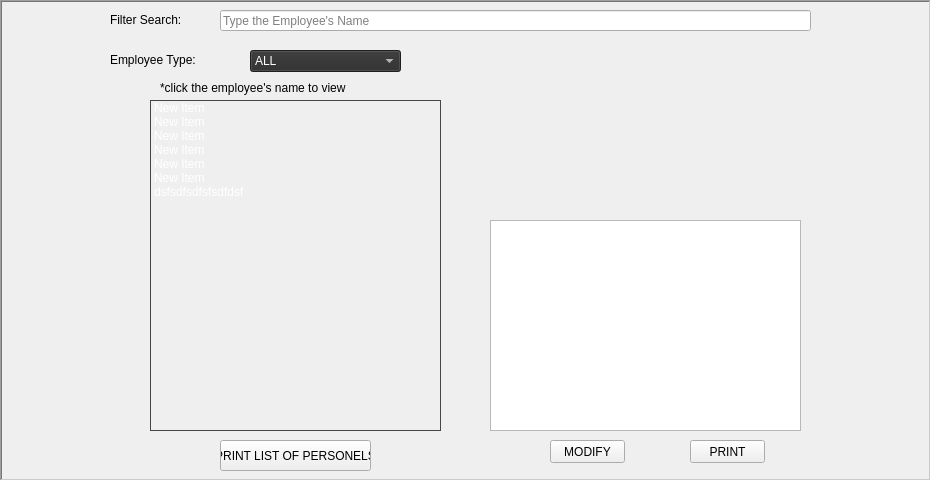
   <widget class="QFrame" name="frameList">
    <property name="geometry">
     <rect>
      <x>0</x>
      <y>90</y>
      <width>931</width>
      <height>481</height>
     </rect>
    </property>
    <property name="autoFillBackground">
     <bool>false</bool>
    </property>
    <property name="styleSheet">
     <string notr="true">*{background-color: rgb(250,250,250);
}

#textData{background-color: rgba(200, 200, 200, 215);}
#textData:hover{
background-color: rgba(255, 255, 255, 240);
}
#listE{
background-color: rgb(0, 0, 0,180);

color:white;
}

#listE:hover{
background-color: rgb(40, 40, 40);
color:white;
}

#pushPrint{
background-color: rgb(170, 0, 0);
border-radius:5px;
border-bottom:3px solid rgb(104, 0, 0);
border-right:3px solid  rgb(104, 0, 0);
transition: all 1s;
color:white;
}
#pushPrint:hover{
background-color: rgb(255, 85, 0);
border-bottom:3px solid rgb(255, 85, 0);
border-right:3px solid rgb(130, 43, 0);
}


#pushModify{
background-color: rgb(44, 44, 44);
border-radius:5px;
border-bottom:2px solid rgb(0, 0, 0);
border-right:2px solid  rgb(0, 0, 0);
transition: all 1s;
color:white;
}
#pushModify:hover{
background-color: rgb(0, 0, 0);
border-bottom:2px solid gray;
border-right:2px solid gray;
}
#lineSearch{
background:transparent;
border-bottom:1px solid  rgb(0,0,0,170);
border-left:1px solid  rgb(0,0,0,170);
border-top:1px solid  rgb(0,0,0,170);
border-right:1px solid  rgb(0,0,0,170);
border-radius:5px;
font: 9pt &quot;Century Gothic&quot;;

}

#pushPrint_2{
background-color: rgb(170, 0, 0);
border-radius:5px;
border-bottom:3px solid rgb(104, 0, 0);
border-right:3px solid  rgb(104, 0, 0);
transition: all 1s;
color:white;
}
#pushPrint_2:hover{
background-color: rgb(255, 85, 0);
border-bottom:3px solid rgb(255, 85, 0);
border-right:3px solid rgb(130, 43, 0);
}
#pic{
border-bottom:1px solid  rgb(0,0,0,170);
border-left:1px solid  rgb(0,0,0,170);
border-top:1px solid  rgb(0,0,0,170);
border-right:1px solid  rgb(0,0,0,170);
}
</string>
    </property>
    <property name="frameShape">
     <enum>QFrame::WinPanel</enum>
    </property>
    <property name="frameShadow">
     <enum>QFrame::Sunken</enum>
    </property>
    <widget class="QPushButton" name="pushPrint">
     <property name="geometry">
      <rect>
       <x>690</x>
       <y>440</y>
       <width>75</width>
       <height>23</height>
      </rect>
     </property>
     <property name="cursor">
      <cursorShape>PointingHandCursor</cursorShape>
     </property>
     <property name="styleSheet">
      <string notr="true"/>
     </property>
     <property name="text">
      <string>PRINT</string>
     </property>
    </widget>
    <widget class="QLineEdit" name="lineSearch">
     <property name="geometry">
      <rect>
       <x>220</x>
       <y>10</y>
       <width>591</width>
       <height>21</height>
      </rect>
     </property>
     <property name="placeholderText">
      <string>Type the Employee's Name</string>
     </property>
    </widget>
    <widget class="QTextEdit" name="textData">
     <property name="geometry">
      <rect>
       <x>490</x>
       <y>220</y>
       <width>311</width>
       <height>211</height>
      </rect>
     </property>
     <property name="styleSheet">
      <string notr="true"/>
     </property>
     <property name="html">
      <string>&lt;!DOCTYPE HTML PUBLIC &quot;-//W3C//DTD HTML 4.0//EN&quot; &quot;http://www.w3.org/TR/REC-html40/strict.dtd&quot;&gt;
&lt;html&gt;&lt;head&gt;&lt;meta name=&quot;qrichtext&quot; content=&quot;1&quot; /&gt;&lt;style type=&quot;text/css&quot;&gt;
p, li { white-space: pre-wrap; }
&lt;/style&gt;&lt;/head&gt;&lt;body style=&quot; font-family:'MS Shell Dlg 2'; font-size:8.25pt; font-weight:400; font-style:normal;&quot;&gt;
&lt;p style=&quot;-qt-paragraph-type:empty; margin-top:0px; margin-bottom:0px; margin-left:0px; margin-right:0px; -qt-block-indent:0; text-indent:0px;&quot;&gt;&lt;br /&gt;&lt;/p&gt;&lt;/body&gt;&lt;/html&gt;</string>
     </property>
    </widget>
    <widget class="QPushButton" name="pushModify">
     <property name="geometry">
      <rect>
       <x>550</x>
       <y>440</y>
       <width>75</width>
       <height>23</height>
      </rect>
     </property>
     <property name="cursor">
      <cursorShape>PointingHandCursor</cursorShape>
     </property>
     <property name="styleSheet">
      <string notr="true"/>
     </property>
     <property name="text">
      <string>MODIFY</string>
     </property>
    </widget>
    <widget class="QComboBox" name="comboList">
     <property name="geometry">
      <rect>
       <x>250</x>
       <y>50</y>
       <width>151</width>
       <height>22</height>
      </rect>
     </property>
     <property name="cursor">
      <cursorShape>PointingHandCursor</cursorShape>
     </property>
     <property name="styleSheet">
      <string notr="true">color: rgb(255, 255, 255);
background-color: rgb(44, 44, 44);</string>
     </property>
     <item>
      <property name="text">
       <string>ALL</string>
      </property>
     </item>
     <item>
      <property name="text">
       <string>TEACHING PERSONNEL</string>
      </property>
     </item>
     <item>
      <property name="text">
       <string>NON-TEACHING PERSONNEL</string>
      </property>
     </item>
     <item>
      <property name="text">
       <string>PART TIME</string>
      </property>
     </item>
     <item>
      <property name="text">
       <string>CONTRACT OF SERVICE</string>
      </property>
     </item>
     <item>
      <property name="text">
       <string>SEPARATED</string>
      </property>
     </item>
    </widget>
    <widget class="QListWidget" name="listE">
     <property name="geometry">
      <rect>
       <x>150</x>
       <y>100</y>
       <width>291</width>
       <height>331</height>
      </rect>
     </property>
     <property name="palette">
      <palette>
       <active>
        <colorrole role="WindowText">
         <brush brushstyle="SolidPattern">
          <color alpha="255">
           <red>255</red>
           <green>255</green>
           <blue>255</blue>
          </color>
         </brush>
        </colorrole>
        <colorrole role="Button">
         <brush brushstyle="SolidPattern">
          <color alpha="180">
           <red>0</red>
           <green>0</green>
           <blue>0</blue>
          </color>
         </brush>
        </colorrole>
        <colorrole role="Text">
         <brush brushstyle="SolidPattern">
          <color alpha="255">
           <red>255</red>
           <green>255</green>
           <blue>255</blue>
          </color>
         </brush>
        </colorrole>
        <colorrole role="ButtonText">
         <brush brushstyle="SolidPattern">
          <color alpha="255">
           <red>255</red>
           <green>255</green>
           <blue>255</blue>
          </color>
         </brush>
        </colorrole>
        <colorrole role="Base">
         <brush brushstyle="NoBrush">
          <color alpha="255">
           <red>0</red>
           <green>0</green>
           <blue>0</blue>
          </color>
         </brush>
        </colorrole>
        <colorrole role="Window">
         <brush brushstyle="SolidPattern">
          <color alpha="180">
           <red>0</red>
           <green>0</green>
           <blue>0</blue>
          </color>
         </brush>
        </colorrole>
       </active>
       <inactive>
        <colorrole role="WindowText">
         <brush brushstyle="SolidPattern">
          <color alpha="255">
           <red>255</red>
           <green>255</green>
           <blue>255</blue>
          </color>
         </brush>
        </colorrole>
        <colorrole role="Button">
         <brush brushstyle="SolidPattern">
          <color alpha="180">
           <red>0</red>
           <green>0</green>
           <blue>0</blue>
          </color>
         </brush>
        </colorrole>
        <colorrole role="Text">
         <brush brushstyle="SolidPattern">
          <color alpha="255">
           <red>255</red>
           <green>255</green>
           <blue>255</blue>
          </color>
         </brush>
        </colorrole>
        <colorrole role="ButtonText">
         <brush brushstyle="SolidPattern">
          <color alpha="255">
           <red>255</red>
           <green>255</green>
           <blue>255</blue>
          </color>
         </brush>
        </colorrole>
        <colorrole role="Base">
         <brush brushstyle="NoBrush">
          <color alpha="255">
           <red>0</red>
           <green>0</green>
           <blue>0</blue>
          </color>
         </brush>
        </colorrole>
        <colorrole role="Window">
         <brush brushstyle="SolidPattern">
          <color alpha="180">
           <red>0</red>
           <green>0</green>
           <blue>0</blue>
          </color>
         </brush>
        </colorrole>
       </inactive>
       <disabled>
        <colorrole role="WindowText">
         <brush brushstyle="SolidPattern">
          <color alpha="255">
           <red>255</red>
           <green>255</green>
           <blue>255</blue>
          </color>
         </brush>
        </colorrole>
        <colorrole role="Button">
         <brush brushstyle="SolidPattern">
          <color alpha="180">
           <red>0</red>
           <green>0</green>
           <blue>0</blue>
          </color>
         </brush>
        </colorrole>
        <colorrole role="Text">
         <brush brushstyle="SolidPattern">
          <color alpha="255">
           <red>255</red>
           <green>255</green>
           <blue>255</blue>
          </color>
         </brush>
        </colorrole>
        <colorrole role="ButtonText">
         <brush brushstyle="SolidPattern">
          <color alpha="255">
           <red>255</red>
           <green>255</green>
           <blue>255</blue>
          </color>
         </brush>
        </colorrole>
        <colorrole role="Base">
         <brush brushstyle="NoBrush">
          <color alpha="255">
           <red>0</red>
           <green>0</green>
           <blue>0</blue>
          </color>
         </brush>
        </colorrole>
        <colorrole role="Window">
         <brush brushstyle="SolidPattern">
          <color alpha="180">
           <red>0</red>
           <green>0</green>
           <blue>0</blue>
          </color>
         </brush>
        </colorrole>
       </disabled>
      </palette>
     </property>
     <property name="cursor" stdset="0">
      <cursorShape>PointingHandCursor</cursorShape>
     </property>
     <property name="styleSheet">
      <string notr="true">font: 10pt &quot;Impact&quot;;</string>
     </property>
     <item>
      <property name="text">
       <string>New Item</string>
      </property>
     </item>
     <item>
      <property name="text">
       <string>New Item</string>
      </property>
     </item>
     <item>
      <property name="text">
       <string>New Item</string>
      </property>
     </item>
     <item>
      <property name="text">
       <string>New Item</string>
      </property>
     </item>
     <item>
      <property name="text">
       <string>New Item</string>
      </property>
     </item>
     <item>
      <property name="text">
       <string>New Item</string>
      </property>
     </item>
     <item>
      <property name="text">
       <string>dsfsdfsdfsfsdfdsf</string>
      </property>
     </item>
    </widget>
    <widget class="QLabel" name="label_31">
     <property name="geometry">
      <rect>
       <x>110</x>
       <y>50</y>
       <width>141</width>
       <height>20</height>
      </rect>
     </property>
     <property name="styleSheet">
      <string notr="true">font: 10pt &quot;Arial Black&quot;;</string>
     </property>
     <property name="text">
      <string>Employee Type:</string>
     </property>
    </widget>
    <widget class="QPushButton" name="pushPrint_2">
     <property name="geometry">
      <rect>
       <x>220</x>
       <y>440</y>
       <width>151</width>
       <height>31</height>
      </rect>
     </property>
     <property name="cursor">
      <cursorShape>PointingHandCursor</cursorShape>
     </property>
     <property name="styleSheet">
      <string notr="true"/>
     </property>
     <property name="text">
      <string>PRINT LIST OF PERSONELS</string>
     </property>
    </widget>
    <widget class="QLabel" name="pic">
     <property name="geometry">
      <rect>
       <x>570</x>
       <y>60</y>
       <width>171</width>
       <height>151</height>
      </rect>
     </property>
     <property name="text">
      <string/>
     </property>
     <property name="scaledContents">
      <bool>true</bool>
     </property>
    </widget>
    <widget class="QLabel" name="label_33">
     <property name="geometry">
      <rect>
       <x>110</x>
       <y>10</y>
       <width>101</width>
       <height>20</height>
      </rect>
     </property>
     <property name="styleSheet">
      <string notr="true">font: 10pt &quot;Arial Black&quot;;</string>
     </property>
     <property name="text">
      <string>Filter Search:</string>
     </property>
    </widget>
    <widget class="QLabel" name="label_11">
     <property name="geometry">
      <rect>
       <x>410</x>
       <y>50</y>
       <width>471</width>
       <height>391</height>
      </rect>
     </property>
     <property name="styleSheet">
      <string notr="true">image: url(:/iconss/header.png);</string>
     </property>
     <property name="text">
      <string/>
     </property>
    </widget>
    <widget class="QLabel" name="label_12">
     <property name="geometry">
      <rect>
       <x>160</x>
       <y>80</y>
       <width>201</width>
       <height>16</height>
      </rect>
     </property>
     <property name="text">
      <string>*click the employee's name to view</string>
     </property>
    </widget>
    <zorder>label_11</zorder>
    <zorder>label_33</zorder>
    <zorder>pushPrint</zorder>
    <zorder>lineSearch</zorder>
    <zorder>textData</zorder>
    <zorder>pushModify</zorder>
    <zorder>comboList</zorder>
    <zorder>listE</zorder>
    <zorder>label_31</zorder>
    <zorder>pushPrint_2</zorder>
    <zorder>pic</zorder>
    <zorder>label_12</zorder>
   </widget>
